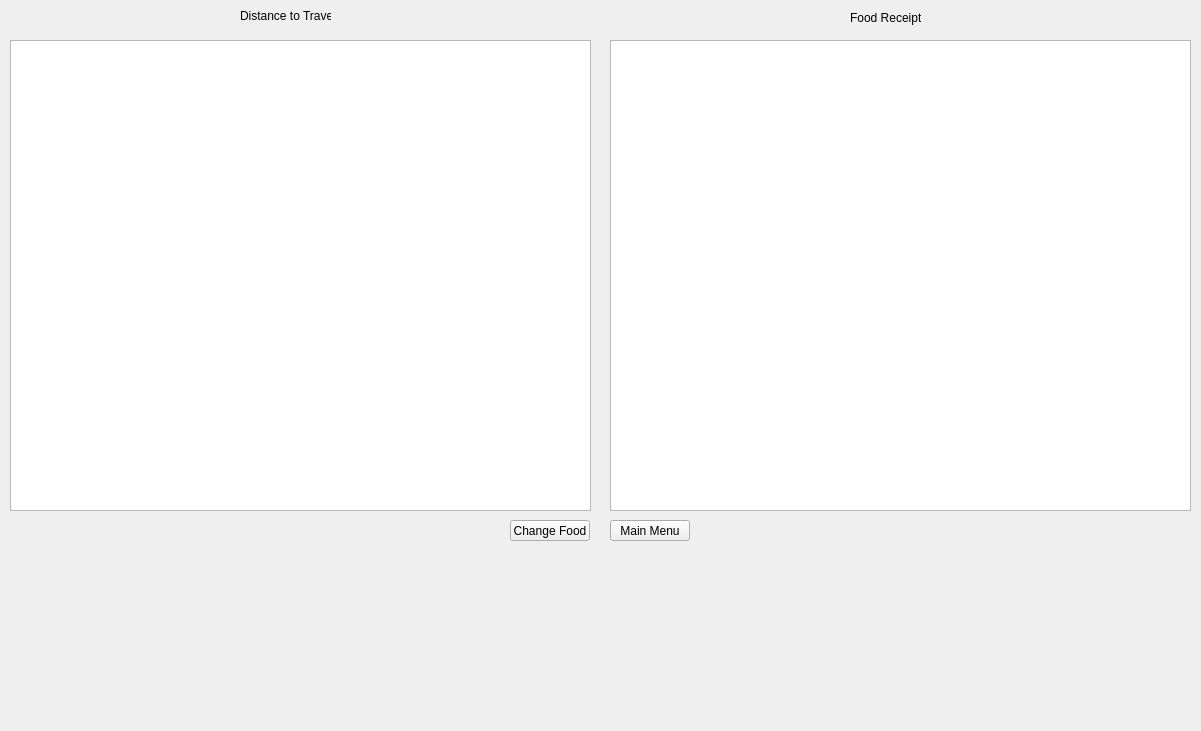
<?xml version="1.0" encoding="UTF-8"?>
<ui version="4.0">
 <class>ResultsWindow</class>
 <widget class="QWidget" name="ResultsWindow">
  <property name="geometry">
   <rect>
    <x>0</x>
    <y>0</y>
    <width>1201</width>
    <height>731</height>
   </rect>
  </property>
  <property name="windowTitle">
   <string>Form</string>
  </property>
  <widget class="QPushButton" name="moveToFoodSelect">
   <property name="geometry">
    <rect>
     <x>510</x>
     <y>520</y>
     <width>80</width>
     <height>21</height>
    </rect>
   </property>
   <property name="text">
    <string>Change Food</string>
   </property>
  </widget>
  <widget class="QPushButton" name="moveToMain">
   <property name="geometry">
    <rect>
     <x>610</x>
     <y>520</y>
     <width>80</width>
     <height>21</height>
    </rect>
   </property>
   <property name="text">
    <string>Main Menu</string>
   </property>
  </widget>
  <widget class="QTableWidget" name="distanceTable">
   <property name="geometry">
    <rect>
     <x>10</x>
     <y>40</y>
     <width>581</width>
     <height>471</height>
    </rect>
   </property>
  </widget>
  <widget class="QLabel" name="distanceTitle">
   <property name="geometry">
    <rect>
     <x>240</x>
     <y>0</y>
     <width>91</width>
     <height>31</height>
    </rect>
   </property>
   <property name="text">
    <string>Distance to Travel</string>
   </property>
  </widget>
  <widget class="QLabel" name="foodTitle">
   <property name="geometry">
    <rect>
     <x>850</x>
     <y>10</y>
     <width>71</width>
     <height>16</height>
    </rect>
   </property>
   <property name="text">
    <string>Food Receipt</string>
   </property>
  </widget>
  <widget class="QTableWidget" name="foodTable">
   <property name="geometry">
    <rect>
     <x>610</x>
     <y>40</y>
     <width>581</width>
     <height>471</height>
    </rect>
   </property>
  </widget>
 </widget>
 <resources/>
 <connections/>
</ui>
